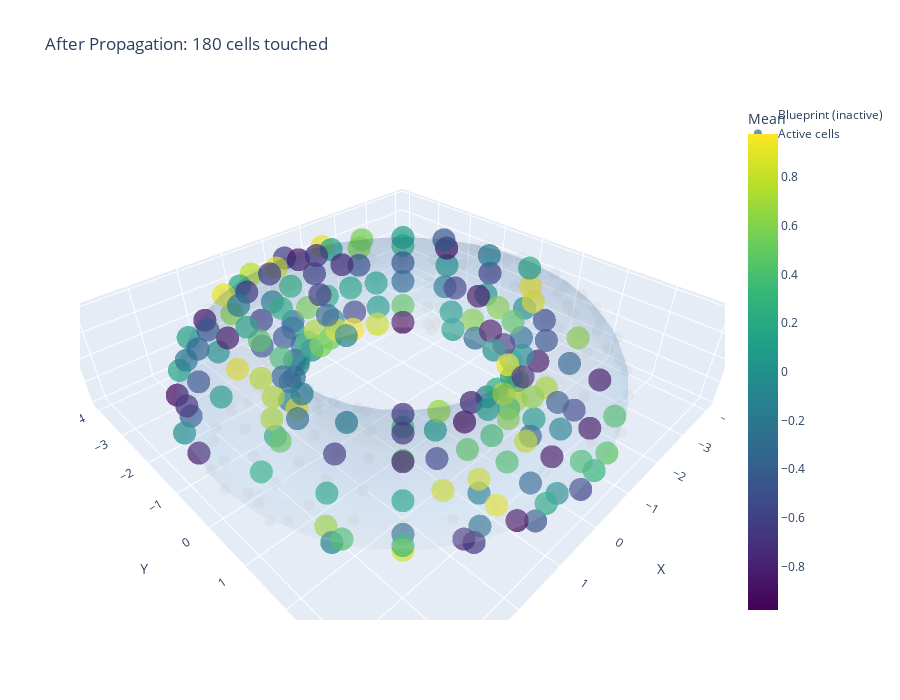

Notebook cell for this chart:
### Code cell
# Visualize propagation result
fig = torus_prop.visualize_plotly(
    show_all_positions=True,
    cell_size=8,
    title=f"After Propagation: {len(torus_prop.sparse_cells)} cells touched"
)
fig.show()

### Figure 1 — Plotly figure (JSON) as saved in the notebook; plotly's stock layout.template omitted (floating-point values rounded to 4 significant figures; data arrays with more than 128 entries replaced by an {"elided": "..."} marker saying what was removed)
{"data": [{"customdata": {"elided": "288 int values"}, "hovertemplate": "Cell %{customdata}<br>x: %{x:.2f}<br>y: %{y:.2f}<br>z: %{z:.2f}", "marker": {"color": "lightgray", "opacity": 0.3, "size": 4}, "mode": "markers", "name": "Blueprint (inactive)", "type": "scatter3d", "x": {"elided": "288 float values"}, "y": {"elided": "288 float values"}, "z": {"elided": "288 float values"}}, {"customdata": {"elided": "180x5 float values"}, "hovertemplate": "Cell %{customdata[0]}<br>θ: %{customdata[1]}, φ: %{customdata[2]}<br>Mean: %{customdata[3]:.3f}<br>Std: %{customdata[4]:.3f}", "marker": {"color": {"elided": "180 float values"}, "colorbar": {"title": {"text": "Mean"}}, "colorscale": [[0, "#440154"], [0.1111, "#482878"], [0.2222, "#3e4989"], [0.3333, "#31688e"], [0.4444, "#26828e"], [0.5556, "#1f9e89"], [0.6667, "#35b779"], [0.7778, "#6ece58"], [0.8889, "#b5de2b"], [1, "#fde725"]], "opacity": 0.7, "size": 8}, "mode": "markers", "name": "Active cells", "type": "scatter3d", "x": {"elided": "180 float values"}, "y": {"elided": "180 float values"}, "z": {"elided": "180 float values"}}, {"colorscale": [[0, "rgb(247,251,255)"], [0.125, "rgb(222,235,247)"], [0.25, "rgb(198,219,239)"], [0.375, "rgb(158,202,225)"], [0.5, "rgb(107,174,214)"], [0.625, "rgb(66,146,198)"], [0.75, "rgb(33,113,181)"], [0.875, "rgb(8,81,156)"], [1, "rgb(8,48,107)"]], "name": "Torus surface", "opacity": 0.1, "showscale": false, "type": "surface", "x": {"elided": "30x30 float values"}, "y": {"elided": "30x30 float values"}, "z": {"elided": "30x30 float values"}}], "layout": {"height": 700, "scene": {"aspectmode": "data", "xaxis": {"title": {"text": "X"}}, "yaxis": {"title": {"text": "Y"}}, "zaxis": {"title": {"text": "Z"}}}, "showlegend": true, "title": {"text": "After Propagation: 180 cells touched"}, "width": 900}}
